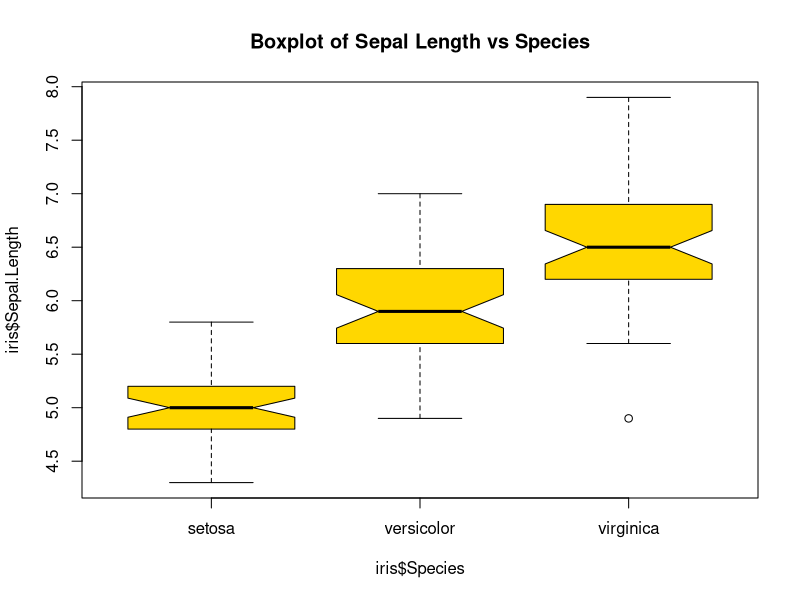
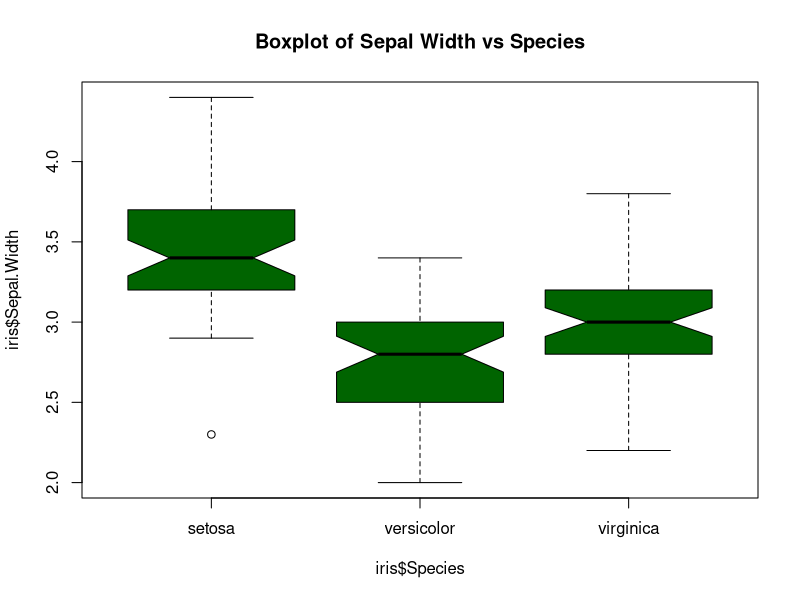
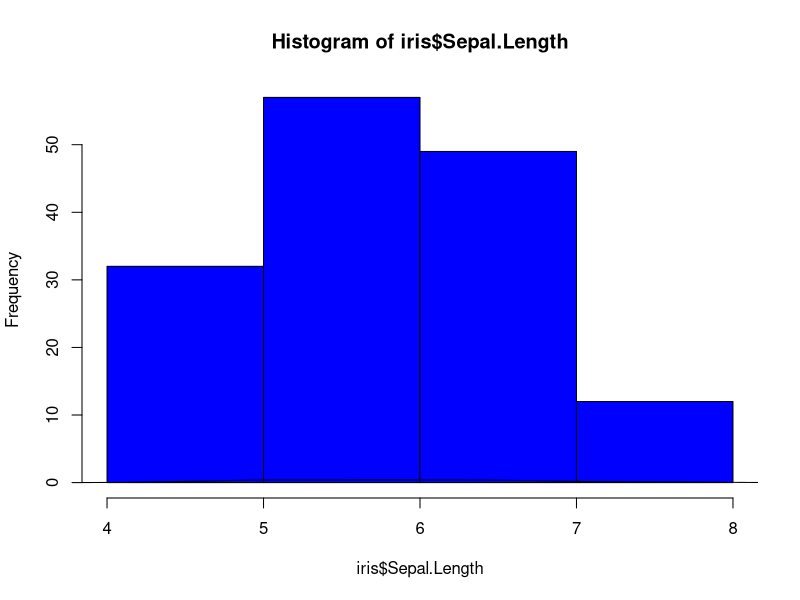
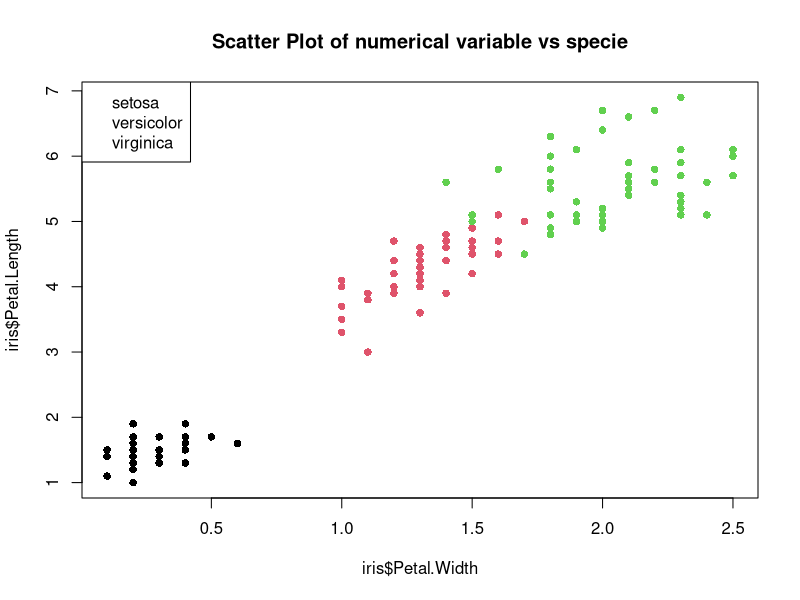

These charts were generated, in order, by the following R code:
iris

species_grp = table(iris$Species)
species_grp


#Step 1
str(iris)
summary(iris)
head(iris)



#Step 2
boxplot(iris$Sepal.Length ~ iris$Species, main='Boxplot of Sepal Length vs Species',
        notch=TRUE, col='gold')
boxplot(iris$Sepal.Width ~ iris$Species, main='Boxplot of Sepal Width vs Species',
        notch=TRUE, col='darkgreen')



#Step 3
hist(iris$Sepal.Length, breaks = 5, col='blue')
lines( density(iris$Sepal.Length) )



#Step 4
plot(iris$Petal.Width, iris$Petal.Length, col=iris$Species, pch=16, main="Scatter Plot of numerical variable vs specie")
legend("topleft", legend = c("setosa", "versicolor", "virginica"))



#Step 5
mean(iris$Sepal.Length)
median(iris$Sepal.Length)
min(iris$Sepal.Length)
max(iris$Sepal.Length)
sd(iris$Sepal.Length)
a = aggregate( x=iris$Sepal.Length, by=list( iris$Species), FUN=median )
a = a[ order( a$x, decreasing=TRUE), ]
a



mean(iris$Sepal.Width)
median(iris$Sepal.Width)
min(iris$Sepal.Width)
max(iris$Sepal.Width)
sd(iris$Sepal.Width)
b = aggregate( x=iris$Sepal.Width, by=list( iris$Species), FUN=median )
b = b[ order( a$x, decreasing=TRUE), ]
b